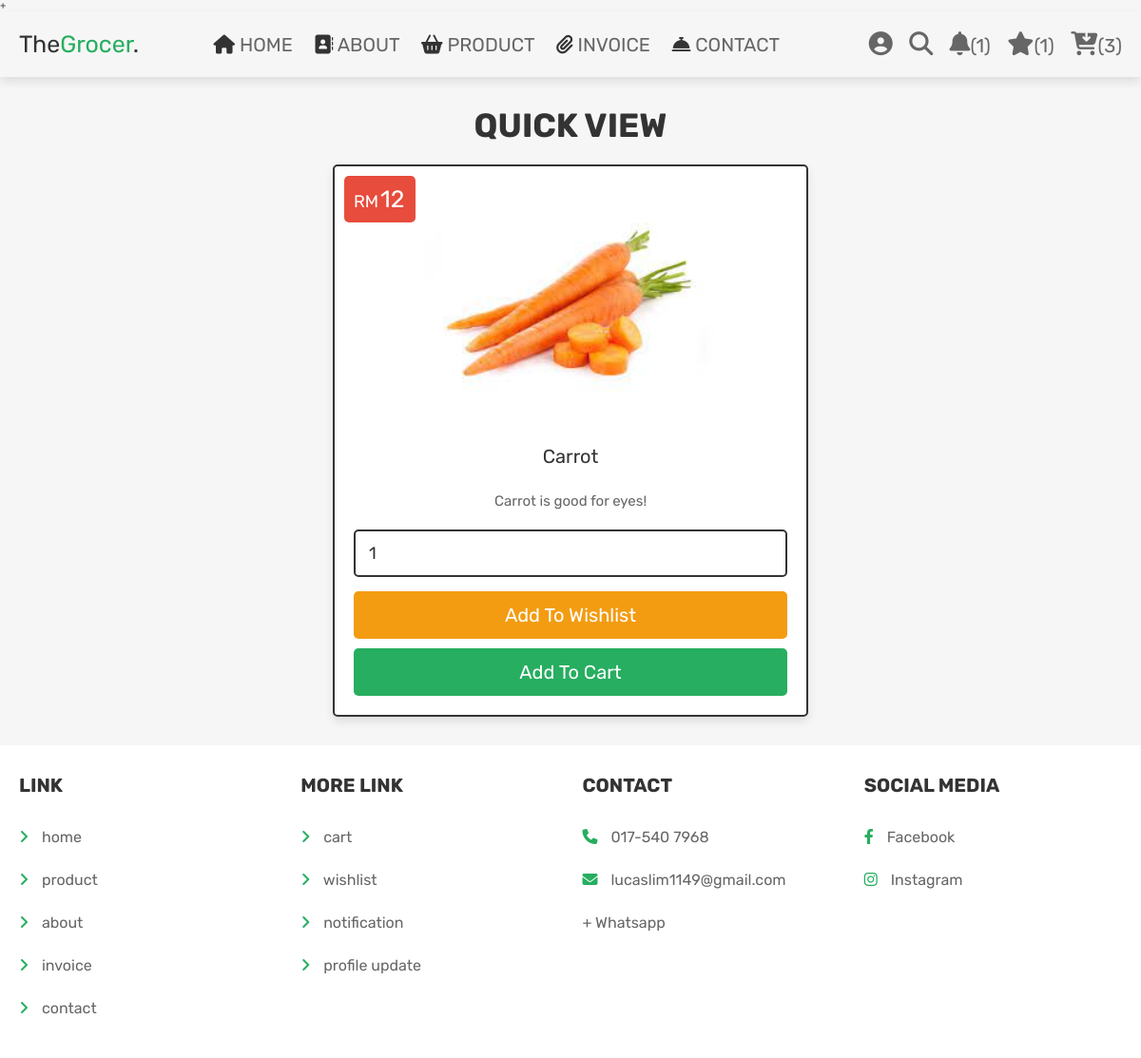
The app's page /view_page.php?pid=24 (signed in) with its own data.
### tables this page shows
CREATE TABLE `products` (
  `id` int(100) NOT NULL,
  `name` varchar(100) NOT NULL,
  `category` varchar(20) NOT NULL,
  `details` varchar(500) NOT NULL,
  `price` int(100) NOT NULL,
  `image` varchar(100) NOT NULL,
  `sold` int(100) NOT NULL
);

### view_page.php (the view, shortened to what this page needs)
<?php
@include 'config.php';
?>
<!DOCTYPE html>
<html lang="en">
<head>
   <link rel="stylesheet" href="https://cdnjs.cloudflare.com/ajax/libs/font-awesome/6.1.1/css/all.min.css">
   <link rel="stylesheet" href="css/style.css">
</head>
<body>
<?php include 'header.php'; ?>
<section class="quick-view">
   <h1 class="title">quick view</h1>
   <?php
      $pid = $_GET['pid'];
      $select_products = $conn->prepare("SELECT * FROM `products` WHERE id = ?");
      $select_products->execute([$pid]);
      if($select_products->rowCount() > 0){
         while($fetch_products = $select_products->fetch(PDO::FETCH_ASSOC)){
   ?>
   <form action="" class="box" method="POST">
      <div class="price">RM<span><?= $fetch_products['price']; ?></span></div>
      <img src="uploaded_img/<?= $fetch_products['image']; ?>" alt="">
      <div class="name"><?= $fetch_products['name']; ?></div>
      <div class="details"><?= $fetch_products['details']; ?></div>
      <input type="number" min="1" value="1" name="p_qty" class="qty">
      <input type="submit" value="add to wishlist" class="option-btn" name="add_to_wishlist">
      <input type="submit" value="add to cart" class="btn" name="add_to_cart">
   </form>
   <?php
         }
      }else{
         echo '<p class="empty">no products added yet!</p>';
      }
   ?>
</section>
<?php include 'footer.php'; ?>
</body>
</html>

### css/style.css (style rules this page uses)
.quick-view .box { max-width: 50rem; padding:2rem; text-align: center; border:var(--border); background-color: var(--white); box-shadow: var(--box-shadow); border-radius: .5rem; position: relative; margin:0 auto; }
.quick-view .box img { height: 25rem; margin-bottom: 1rem; }
.quick-view .box .price { position: absolute; top:1rem; left:1rem; padding:1rem; border-radius: .5rem; background-color: var(--red); font-size: 1.8rem; color:var(--white); }
.quick-view .box .price span { font-size: 2.5rem; color:var(--white); margin:0 .2rem; }
.quick-view .box .qty { margin:.5rem 0; border-radius: .5rem; padding:1.2rem 1.4rem; font-size: 1.8rem; color:var(--black); border:var(--border); width: 100%; }
.quick-view .box .name { font-size: 2rem; color:var(--black); padding:1rem 0; }
.quick-view .box .details { padding:1rem 0; line-height: 2; font-size: 1.5rem; color:var(--light-color); }

### css/components.css (style rules this page uses)
:root { --green:#27ae60; --orange:#f39c12; --red:#e74c3c; --black:#333; --light-color:#666; --white:#fff; --light-bg:#f6f6f6; --border:.2rem solid var(--black); --box-shadow:0 .5rem 1rem rgba(0,0,0,.1); }
* { font-family: 'Rubik', sans-serif; margin:0; padding:0; box-sizing: border-box; outline: none; border:none; text-decoration: none; color:var(--black); }
body { background-color: var(--light-bg); }
html { font-size: 62.5%; overflow-x: hidden; scroll-behavior: smooth; scroll-padding-top: 6.5rem; }
section { padding:3rem 2rem; max-width: 1200px; margin:0 auto; }
.btn, .delete-btn, .option-btn { display: block; width: 100%; margin-top: 1rem; border-radius: .5rem; color:var(--white); font-size: 2rem; padding:1.3rem 3rem; text-transform: capitalize; cursor: pointer; text-align: center; }
.btn { background-color: var(--green); }
.option-btn { background-color: var(--orange); }
.title { text-align: center; margin-bottom: 2rem; text-transform: uppercase; color:var(--black); font-size: 3.5rem; }

### records on screen
products: price "12", image (picture), name "Carrot", details "Carrot is good for eyes!"

### other values on screen
$notif "1"
$count_wishlist_items->rowCount() "1"
$count_cart_items->rowCount() "3"
